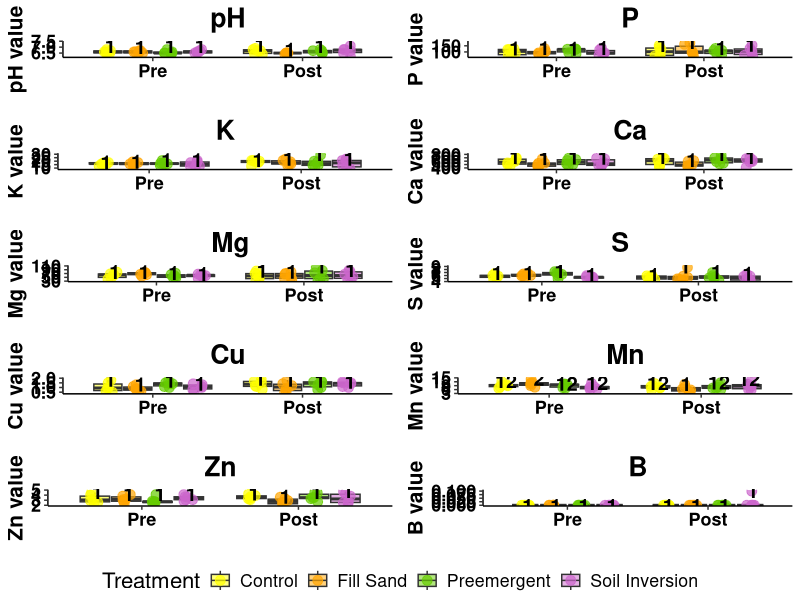

The R source for this figure: (Note: this script raises an error after producing the figure.)
################################################################################
################################################################################
#########################  FWF - Site Prep Study  ##############################
#########################        Soil Chemistry   ##############################
#########################  University of Florida  ##############################
#########################      Gage LaPierre      ##############################
#########################      2024 - 2025        ##############################
################################################################################
################################################################################

######################### Clears Environment & History  ########################
rm(list=ls(all=TRUE))
cat("\014")

#########################      Installs Packages   ##############################
list.of.packages <- c("tidyverse", "car", "ggpubr", "rstatix",
                      "emmeans", "multcomp", "multcompView")
new.packages <- list.of.packages[!(list.of.packages %in%
                                     installed.packages()[,"Package"])]
if(length(new.packages)) install.packages(new.packages)

##########################      Loads Packages      ##############################
library(tidyverse)
library(car)
library(ggpubr)
library(rstatix)
library(emmeans)
library(multcompView)
library(multcomp)


##########################   Read in Soil Data   ##############################
Data <- read.csv("Data/Site Prep Data - Soil.csv")

# Ensure factors are set correctly
Data$Treatment <- factor(Data$Treatment,
                         levels = c("Control", "Fill Sand", "Preemergent", "Soil Inversion"))
Data$Time <- factor(Data$Time, levels = c("Pre", "Post"))

##########################   Function for ANOVA + Letters   #####################
plot_soil_prop <- function(df, prop) {
  
  # Build model with Treatment, Time, and their interaction
  formula <- as.formula(paste(prop, "~ Treatment * Time"))
  model <- lm(formula, data = df)
  
  # Type II ANOVA
  aov_res <- Anova(model, type = 2)
  print(aov_res)
  
  # Estimated marginal means by Treatment x Time
  emm <- emmeans(model, ~ Treatment * Time)
  
  # Compact letter display for interaction
  cld_res <- cld(emm, adjust = "tukey") %>%
    as.data.frame()
  
  # Position letters above max values for each group
  # Use dplyr::select to ensure the correct function is called
  label_data <- df %>%
    group_by(Treatment, Time) %>%
    summarise(y_pos = max(.data[[prop]], na.rm = TRUE) * 1.05,
              .groups = "drop") %>%
    left_join(cld_res %>% dplyr::select(Treatment, Time, .group),
              by = c("Treatment","Time"))
  
  
  # Custom colors for treatments
  treat_colors <- c("Control" = "yellow",
                    "Fill Sand" = "orange",
                    "Preemergent" = "#66CC00",
                    "Soil Inversion" = "#CC66CC")
  
  # Plot: split by Time on x-axis
  p <- ggplot(df, aes(x = Time, y = .data[[prop]], fill = Treatment)) +
    geom_boxplot(aes(y = .data[[prop]]), alpha = 0.5, outlier.shape = NA,
                 position = position_dodge(width = 0.8)) +
    geom_jitter(aes(color = Treatment, y = .data[[prop]]),
                size = 3, alpha = 0.7,
                position = position_jitterdodge(jitter.width = 0.2, dodge.width = 0.8)) +
    geom_text(data = label_data,
              aes(x = Time, y = y_pos, label = .group, group = Treatment),
              position = position_dodge(width = 0.8),
              inherit.aes = FALSE,
              size = 5, fontface = "bold") +
    scale_fill_manual(values = treat_colors) +
    scale_color_manual(values = treat_colors) +
    labs(x = "", y = paste(prop, "value"),
         title = paste("", prop, "")) +
    theme_classic() +
    theme(plot.title = element_text(hjust = 0.5, face = "bold", colour = "black"),
          text = element_text(size = 16),
          axis.title.x = element_text(size = 15, face = "bold", colour = "black"),
          axis.title.y = element_text(size = 15, face = "bold", colour = "black"),
          axis.text.x = element_text(size = 13, face = "bold", color = "black"),
          axis.text.y = element_text(size = 13, face = "bold", color = "black"),
          legend.position = "bottom")
  
  return(p)
}

##########################   Generate Plots for Key Props   #####################
soil_plots <- lapply(c("pH", "P", 
                       "K", "Ca", 
                       "Mg", "S", 
                       "Cu", "Mn", 
                       "Zn", "B"),
                     function(prop) plot_soil_prop(Data, prop))

soil_panel <- ggpubr::ggarrange(plotlist = soil_plots, ncol = 2, nrow = 5,
                                common.legend = TRUE, legend = "bottom")
ggsave("Figures/Soil_Properties_Panel_with_Letters.tiff", soil_panel,
       width = 12, height = 10, dpi = 100)
